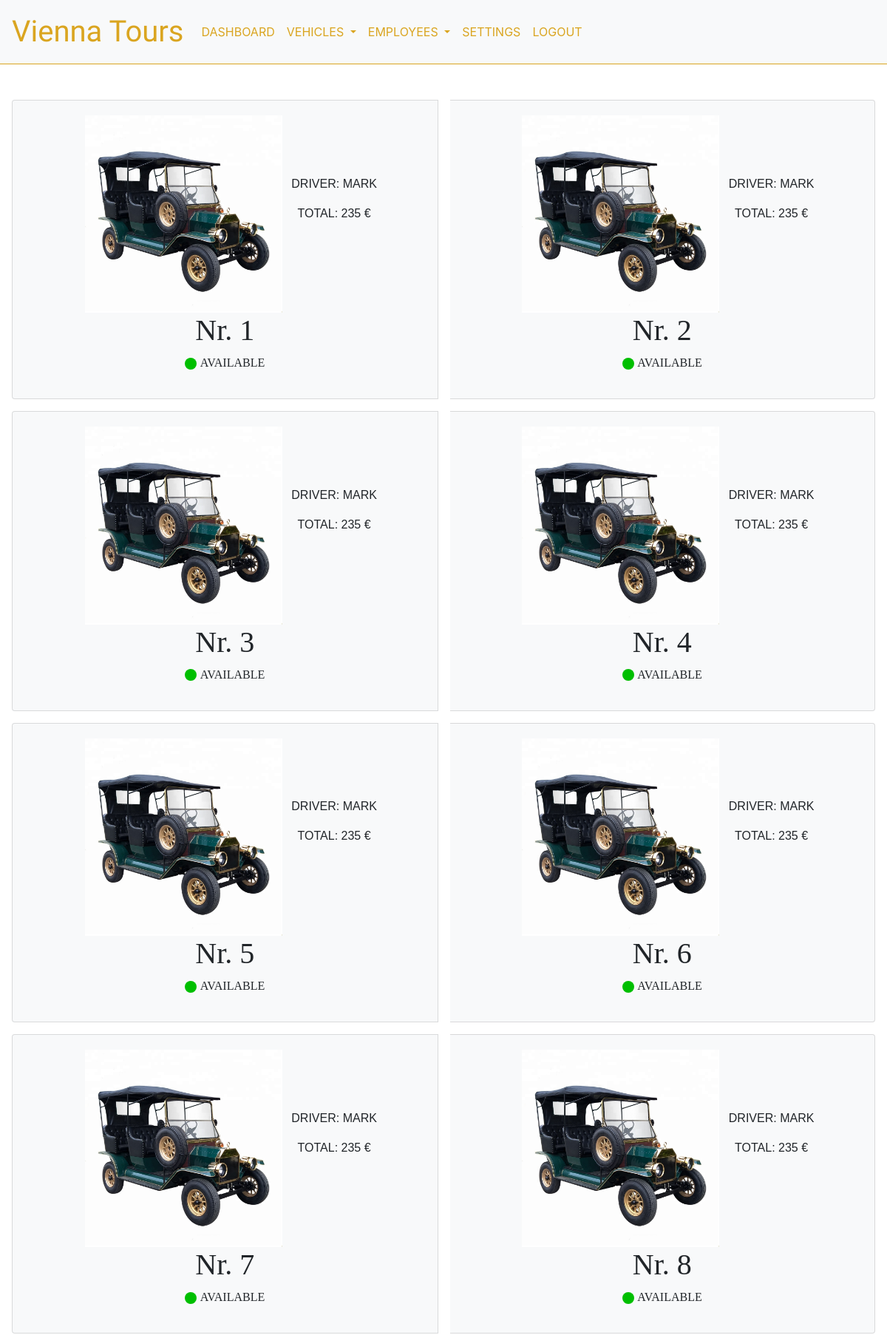
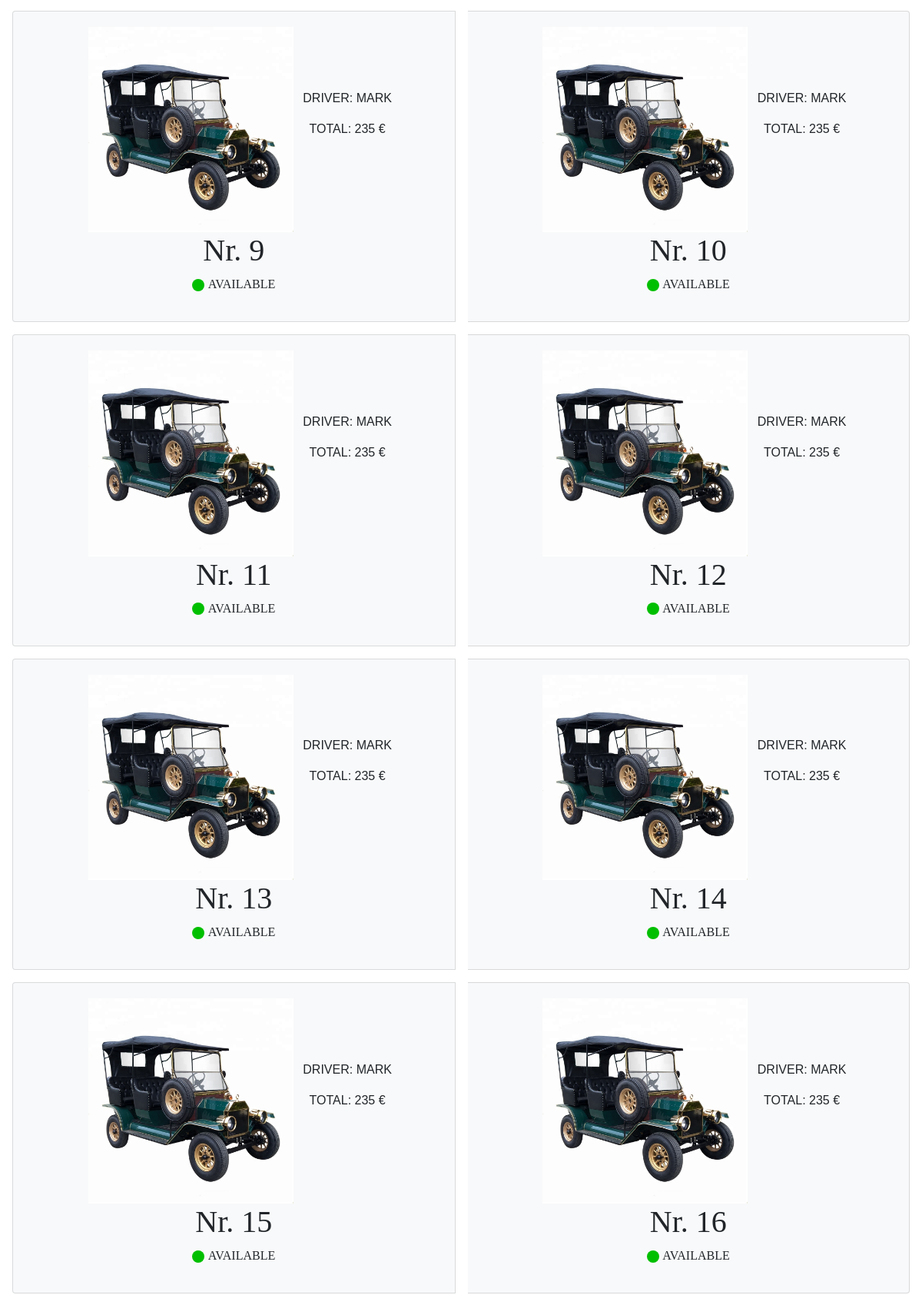
Page /supervisor/cars/ (signed in, upper part) on the committed database (2 pictures, top to bottom).
### supervisor/models.py (models this page shows, shortened)
class Car(models.Model):
    latitude = models.FloatField(default=0.0)
    longitude = models.FloatField(default=0.0)
    photoOption = models.ImageField(default='default.png', upload_to='car_pics')

### supervisor/views.py (the view)
# urls.py: path('cars/', views.vehicles, name='supervisor-cars'),
def vehicles(request):
    cars = {
        'cars' : Car.objects.all()
    }
    return render(request, 'supervisor/vehicles.html', cars)

### supervisor/templates/supervisor/vehicles.html (shortened to what this page needs)
{% extends "nav.html" %}
{% block content %}
{% for car in cars %}
    {% if not forloop.counter|divisibleby:2 %}
    <div class="card-group">
    {% endif %}
        <div class="card bg-light">
            <div class="card-body text-center">
                <img class="car-image" alt="stats" src="/static/images/car-green.jpg" style="display: inline-block"/>
                <div class="car-info"  style="display: inline-block;">
                    <p class="driver-name">DRIVER: MARK</p>
                    <p class="car-total">TOTAL: 235 €</p>
                </div>
                <h1 class="card-car">Nr. {{ car.id }}</h1>
                <div class="status-info">
                    <img  class="status-icon" alt="status" src="/static/images/status-icon-available.svg" style="display: inline-block"/>
                    <p class="status-subtitle" style="display: inline-block">AVAILABLE</p>
                </div>
            </div>
        </div>
    {% if forloop.counter|divisibleby:2 %}
    </div>
    {% endif %}
{% endfor %}
{% endblock content %}

### supervisor/static/styles/style.css (style rules this page uses)
body { padding-bottom: 5em; }
.card-car { font-family: "Droid Sans", serif; }
.car-image { max-width: 50%; height: auto; margin: 0 0.5em 0 1em; }
.card { font-family: 'PT Sans Narrow', sans-serif; margin: 1em; }
.status-subtitle { font-family: "Droid Sans", serif; text-transform: uppercase; }
body { font-family: "Lato", sans-serif; }

### rows in the picture
Car: id "1"
Car: id "2"
Car: id "3"
Car: id "4"
Car: id "5"
Car: id "6"
Car: id "7"
Car: id "8"
Car: id "9"
Car: id "10"
Car: id "11"
Car: id "12"
Car: id "13"
Car: id "14"
Car: id "15"
Car: id "16"
